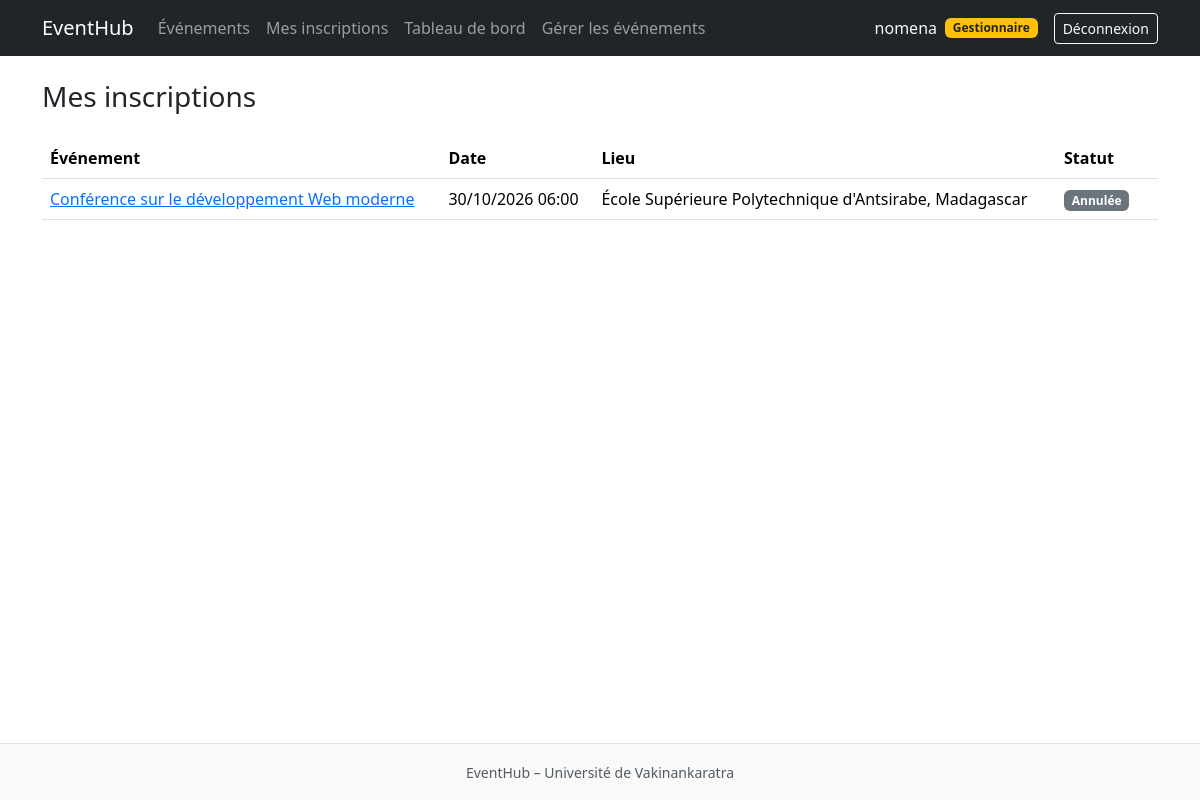
Page /mes-inscriptions/ (signed in) on the committed database.
### accounts/models.py (models this page shows)
class Utilisateur(AbstractUser):
    class Role(models.TextChoices):
        PARTICIPANT = "participant", "Participant"
        GESTIONNAIRE = "gestionnaire", "Gestionnaire"
    email = models.EmailField("adresse e-mail", unique=True)
    role = models.CharField(
        max_length=20,
        choices=Role.choices,
        default=Role.PARTICIPANT,
        db_index=True,
    )
    @property
    def est_gestionnaire(self):
        return self.is_superuser or self.role == self.Role.GESTIONNAIRE
    def __str__(self):
        return self.get_full_name() or self.username
    class Meta:
        verbose_name = "Utilisateur"
        verbose_name_plural = "Utilisateurs"
        ordering = ["username"]

### events/models.py (models this page shows, shortened)
class HorodatageModel(models.Model):
    date_creation = models.DateTimeField(auto_now_add=True)
    date_modification = models.DateTimeField(auto_now=True)
    class Meta:
        abstract = True

class Inscription(HorodatageModel):
    class Statut(models.TextChoices):
        CONFIRMEE = "confirmed", "Confirmée"
        ANNULEE = "cancelled", "Annulée"
    participant = models.ForeignKey(
        settings.AUTH_USER_MODEL,
        on_delete=models.PROTECT,
        related_name="inscriptions",
    )
    evenement = models.ForeignKey(
        Evenement, on_delete=models.PROTECT, related_name="inscriptions"
    )
    statut = models.CharField(
        max_length=20,
        choices=Statut.choices,
        default=Statut.CONFIRMEE,
        db_index=True,
    )
    date_annulation = models.DateTimeField(null=True, blank=True)
    class Meta:
        verbose_name = "Inscription"
        verbose_name_plural = "Inscriptions"
        ordering = ["-date_creation"]
        constraints = [
            models.UniqueConstraint(
                fields=["participant", "evenement"],
                name="unique_inscription_participant_evenement",
            )
        ]
        indexes = [
            models.Index(fields=["evenement", "statut"]),
        ]
    @property
    def est_confirmee(self):
        return self.statut == self.Statut.CONFIRMEE
    @property
    def est_annulable(self):
        return self.est_confirmee and self.evenement.est_a_venir

class Evenement(HorodatageModel):
    titre = models.CharField(max_length=200)
    description = models.TextField()
    date = models.DateTimeField(db_index=True)
    lieu = models.CharField(max_length=255)
    capacite = models.PositiveIntegerField(validators=[MinValueValidator(1)])
    categorie = models.ForeignKey(
        Categorie, on_delete=models.PROTECT, related_name="evenements"
    )
    cree_par = models.ForeignKey(
        settings.AUTH_USER_MODEL,
        on_delete=models.PROTECT,
        related_name="evenements_crees",
    )
    objects = EvenementQuerySet.as_manager()
    class Meta:
        verbose_name = "Événement"
        verbose_name_plural = "Événements"
        ordering = ["date"]
        constraints = [
            models.CheckConstraint(
                condition=Q(capacite__gte=1),
                name="evenement_capacite_positive",
            )
        ]

### events/views.py (the view)
# urls.py: path("mes-inscriptions/", views.MesInscriptionsView.as_view(), name="mes_inscriptions"),
class MesInscriptionsView(LoginRequiredMixin, ListView):
    template_name = "evenements/mes_inscriptions.html"
    context_object_name = "inscriptions"
    paginate_by = 10
    def get_queryset(self):
        return (
            Inscription.objects.filter(participant=self.request.user)
            .select_related("evenement", "evenement__categorie")
            .order_by("-evenement__date")
        )

### templates/evenements/mes_inscriptions.html (shortened to what this page needs)
{% extends "base.html" %}
{% block content %}
<h1 class="h3 mb-4">Mes inscriptions</h1>
{% if inscriptions %}
<div class="table-responsive">
    <table class="table align-middle">
        <thead>
            <tr>
                <th>Événement</th>
                <th>Date</th>
                <th>Lieu</th>
                <th>Statut</th>
                <th></th>
            </tr>
        </thead>
        <tbody>
            {% for inscription in inscriptions %}
            <tr>
                <td>
                    <a href="{% url 'evenements:detail' inscription.evenement.pk %}">
                        {{ inscription.evenement.titre }}
                    </a>
                </td>
                <td>{{ inscription.evenement.date|date:"d/m/Y H:i" }}</td>
                <td>{{ inscription.evenement.lieu }}</td>
                <td>
                    {% if inscription.est_confirmee %}
                        <span class="badge bg-success">{{ inscription.get_statut_display }}</span>
                    {% else %}
                        <span class="badge bg-secondary">{{ inscription.get_statut_display }}</span>
                    {% endif %}
                </td>
                <td class="text-end">
                </td>
            </tr>
            {% endfor %}
        </tbody>
    </table>
</div>
{% else %}
<div class="alert alert-info">
    Vous n'avez aucune inscription.
    <a href="{% url 'evenements:liste' %}">Parcourir les événements</a>
</div>
{% endif %}
{% endblock %}

### templates/base.html (shortened to what this page needs)
{% load static %}
<!DOCTYPE html>
<html lang="fr">
<head>
    <link rel="stylesheet" href="{% static 'css/bootstrap.min.css' %}">
</head>
<body class="d-flex flex-column min-vh-100">
<nav class="navbar navbar-expand-lg navbar-dark bg-dark">
    <div class="container">
        <a class="navbar-brand" href="/">EventHub</a>
        <div class="collapse navbar-collapse" id="menu">
    <ul class="navbar-nav me-auto">
    <li class="nav-item">
        <a class="nav-link" href="{% url 'evenements:liste' %}">Événements</a>
    </li>
    {% if user.is_authenticated %}
    <li class="nav-item">
        <a class="nav-link" href="{% url 'evenements:mes_inscriptions' %}">Mes inscriptions</a>
    </li>
    {% endif %}
    {% if user.is_authenticated and user.est_gestionnaire %}
<li class="nav-item">
    <a class="nav-link" href="{% url 'evenements:tableau_de_bord' %}">Tableau de bord</a>
</li>
<li class="nav-item">
    <a class="nav-link" href="{% url 'evenements:gestion_liste' %}">Gérer les événements</a>
</li>
{% endif %}
</ul>
    <ul class="navbar-nav">
        {% if user.is_authenticated %}
        <li class="nav-item d-flex align-items-center text-light me-3">
            {{ user }}
            {% if user.est_gestionnaire %}
                <span class="badge bg-warning text-dark ms-2">Gestionnaire</span>
            {% endif %}
        </li>
        <li class="nav-item">
            <form method="post" action="{% url 'accounts:deconnexion' %}">
                <button type="submit" class="btn btn-outline-light btn-sm">Déconnexion</button>
            </form>
        </li>
        {% endif %}
    </ul>
</div>
    </div>
</nav>
<main class="container my-4 flex-grow-1">
    {% block content %}{% endblock %}
</main>
<footer class="bg-light text-center py-3 border-top">
    <small class="text-muted">EventHub – Université de Vakinankaratra</small>
</footer>
</body>
</html>

### rows in the picture
Utilisateur: first_name+last_name+username "nomena"
Inscription: evenement.titre "Conférence sur le développement Web moderne", evenement "30/10/2026 06:00", evenement.lieu "École Supérieure Polytechnique d'Antsirabe, Madagascar", statut "Annulée"
